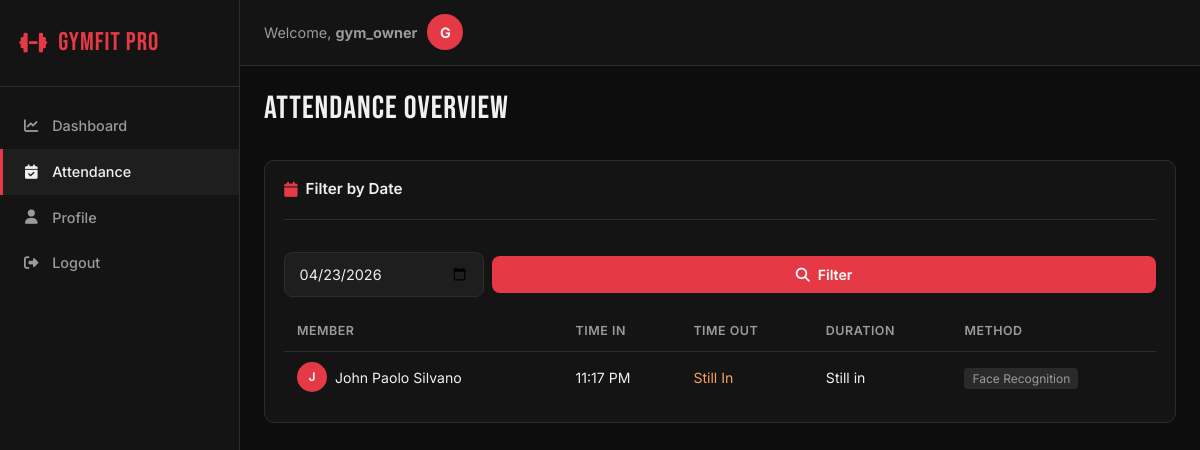
/owner/attendance/ (signed in), run on the app's committed database.
### gym_app/models.py (models this page shows, shortened)
class Attendance(models.Model):
    LOGIN_METHOD = [
        ('face', 'Face Recognition'),
        ('manual', 'Manual'),
        ('google', 'Google Login'),
    ]
    user = models.ForeignKey(User, on_delete=models.CASCADE, related_name='attendance')
    date = models.DateField(default=timezone.now)
    time_in = models.TimeField(default=timezone.now)
    time_out = models.TimeField(null=True, blank=True)
    login_method = models.CharField(max_length=20, choices=LOGIN_METHOD, default='face')
    notes = models.TextField(blank=True, null=True)
    class Meta:
        ordering = ['-date', '-time_in']
    @property
    def duration(self):
        return "Still in"

### gym_app/views.py (the view)
# urls.py: path('owner/attendance/', views.owner_attendance, name='owner_attendance'),
@login_required
def owner_attendance(request):
    get_object_or_404(UserProfile, user=request.user, is_owner=True)
    today       = date.today()
    filter_date = request.GET.get('date', today.strftime('%Y-%m-%d'))
    context = {
        'attendances': Attendance.objects.filter(date=filter_date).select_related('user'),
        'filter_date': filter_date,
    }
    return render(request, 'owner/owner_attendance.html', context)

### templates/owner/owner_attendance.html (shortened to what this page needs)
{% extends 'base.html' %}
{% block content %}
<div class="page-header">
    <h1 class="page-title">Attendance Overview</h1>
</div>
<div class="dash-card">
    <div class="dash-card-header">
        <h3><i class="fas fa-calendar"></i> Filter by Date</h3>
    </div>
    <form method="GET" class="d-flex gap-2 align-items-center" style="padding:1rem 0">
        <input type="date" name="date" value="{{ filter_date }}" class="form-control" style="max-width:200px">
        <button type="submit" class="btn-face btn-start" style="padding:0.5rem 1.2rem">
            <i class="fas fa-search"></i> Filter
        </button>
    </form>
    <table class="data-table">
        <thead>
            <tr><th>Member</th><th>Time In</th><th>Time Out</th><th>Duration</th><th>Method</th></tr>
        </thead>
        <tbody>
            {% for att in attendances %}
            <tr>
                <td>
                    <div class="member-name">
                        <div class="member-avatar">{{ att.user.first_name.0|upper|default:att.user.username.0|upper }}</div>
                        {{ att.user.get_full_name|default:att.user.username }}
                    </div>
                </td>
                <td>{{ att.time_in|time:"h:i A" }}</td>
                <td>{% if att.time_out %}{{ att.time_out|time:"h:i A" }}{% else %}<span class="text-warning">Still In</span>{% endif %}</td>
                <td>{{ att.duration }}</td>
                <td><span class="badge-method">{{ att.get_login_method_display }}</span></td>
            </tr>
            {% empty %}
            <tr><td colspan="5" class="text-center py-4">No attendance records for {{ filter_date }}.</td></tr>
            {% endfor %}
        </tbody>
    </table>
</div>
{% endblock %}

### templates/base.html (shortened to what this page needs)
{% load static %}
<!DOCTYPE html>
<html lang="en">
<head>
    <link rel="stylesheet" href="https://cdn.jsdelivr.net/npm/bootstrap@5.3.0/dist/css/bootstrap.min.css">
    <link rel="stylesheet" href="https://cdnjs.cloudflare.com/ajax/libs/font-awesome/6.4.0/css/all.min.css">
    <link rel="stylesheet" href="{% static 'css/main.css' %}">
</head>
<body>
{% if user.is_authenticated %}
<nav class="sidebar" id="sidebar">
    <div class="sidebar-brand">
        <i class="fas fa-dumbbell"></i>
        <span>GymFit Pro</span>
    </div>
    <ul class="sidebar-nav">
        {% if user.profile.is_owner %}
        <li><a href="{% url 'owner_dashboard' %}" class="{% if request.resolver_match.url_name == 'owner_dashboard' %}active{% endif %}">
            <i class="fas fa-chart-line"></i> Dashboard
        </a></li>
        <li><a href="{% url 'owner_attendance' %}" class="{% if request.resolver_match.url_name == 'owner_attendance' %}active{% endif %}">
            <i class="fas fa-calendar-check"></i> Attendance
        </a></li>
        {% endif %}
        <li><a href="{% url 'profile' %}" class="{% if request.resolver_match.url_name == 'profile' %}active{% endif %}">
            <i class="fas fa-user"></i> Profile
        </a></li>
        <li><a href="{% url 'logout' %}"><i class="fas fa-sign-out-alt"></i> Logout</a></li>
    </ul>
</nav>
<div class="main-content">
    <header class="top-header">
        <div class="header-user">
            <span class="header-greeting">Welcome, <strong>{{ user.first_name|default:user.username }}</strong></span>
            {% if user.profile.google_photo_url %}
            <img src="{{ user.profile.google_photo_url }}" alt="Avatar" class="user-avatar">
            {% else %}
            <div class="user-avatar-placeholder">{{ user.first_name.0|upper|default:user.username.0|upper }}</div>
            {% endif %}
        </div>
    </header>
    <div class="page-content">
        {% block content %}{% endblock %}
    </div>
</div>
{% else %}
{% block full_content %}{% endblock %}
{% endif %}
</body>
</html>

### static/css/main.css (style rules this page uses)
:root { --red: #e63946; --red-dark: #c1121f; --bg: #0d0d0d; --bg2: #141414; --bg3: #1e1e1e; --bg4: #2a2a2a; --border: #2d2d2d; --text: #f0f0f0; --text-muted:#9a9a9a; --green: #2ec4b6; --yellow: #f4a261; --blue: #457b9d; --sidebar-w: 240px; --radius: 10px; }
*, *::before, *::after { box-sizing: border-box; margin: 0; padding: 0; }
body { font-family: 'Inter', sans-serif; background: var(--bg); color: var(--text); min-height: 100vh; }
.sidebar { position: fixed; top: 0; left: 0; width: var(--sidebar-w); height: 100vh; background: var(--bg2); border-right: 1px solid var(--border); display: flex; flex-direction: column; z-index: 100; transition: transform 0.3s ease; }
.sidebar-brand { display: flex; align-items: center; gap: 10px; padding: 1.5rem 1.2rem; font-family: 'Bebas Neue', cursive; font-size: 1.6rem; letter-spacing: 1px; color: var(--red); border-bottom: 1px solid var(--border); }
.sidebar-brand i { font-size: 1.4rem; }
.sidebar-nav { list-style: none; padding: 1rem 0; flex: 1; overflow-y: auto; }
.sidebar-nav li a { display: flex; align-items: center; gap: 12px; padding: 0.75rem 1.2rem; color: var(--text-muted); text-decoration: none; font-size: 0.9rem; font-weight: 500; border-left: 3px solid transparent; transition: all 0.2s; }
.sidebar-nav li a:hover, .sidebar-nav li a.active { color: var(--text); background: var(--bg3); border-left-color: var(--red); }
.sidebar-nav li a i { width: 18px; text-align: center; }
.main-content { margin-left: var(--sidebar-w); min-height: 100vh; display: flex; flex-direction: column; }
.top-header { background: var(--bg2); border-bottom: 1px solid var(--border); padding: 0.9rem 1.5rem; display: flex; align-items: center; justify-content: space-between; position: sticky; top: 0; z-index: 50; }
.header-user { display: flex; align-items: center; gap: 10px; }
.header-greeting { font-size: 0.9rem; color: var(--text-muted); }
.user-avatar-placeholder { width: 36px; height: 36px; border-radius: 50%; background: var(--red); display: flex; align-items: center; justify-content: center; font-weight: 700; font-size: 0.9rem; }
.page-content { padding: 1.5rem; flex: 1; }
.page-header { margin-bottom: 1.5rem; display: flex; align-items: baseline; gap: 1rem; flex-wrap: wrap; }
.page-title { font-family: 'Bebas Neue', cursive; font-size: 2rem; letter-spacing: 1px; color: var(--text); }
.dash-card { background: var(--bg2); border: 1px solid var(--border); border-radius: var(--radius); padding: 1.2rem; }
.dash-card-header { display: flex; align-items: center; justify-content: space-between; margin-bottom: 1rem; padding-bottom: 0.8rem; border-bottom: 1px solid var(--border); }
.dash-card-header h3 { font-size: 0.95rem; font-weight: 600; display: flex; align-items: center; gap: 8px; }
.dash-card-header h3 i { color: var(--red); }
.data-table { width: 100%; border-collapse: collapse; font-size: 0.88rem; }
.data-table th { text-align: left; padding: 0.6rem 0.8rem; color: var(--text-muted); font-weight: 600; border-bottom: 1px solid var(--border); font-size: 0.78rem; text-transform: uppercase; letter-spacing: 0.5px; }
.data-table td { padding: 0.65rem 0.8rem; border-bottom: 1px solid #1e1e1e; vertical-align: middle; }
.data-table tr:last-child td { border-bottom: none; }
.badge-method { background: var(--bg4); color: var(--text-muted); padding: 3px 8px; border-radius: 4px; font-size: 0.75rem; }
.member-name { display: flex; align-items: center; gap: 8px; }
.member-avatar { width: 30px; height: 30px; border-radius: 50%; background: var(--red); display: flex; align-items: center; justify-content: center; font-size: 0.75rem; font-weight: 700; flex-shrink: 0; }
.btn-face { flex: 1; padding: 0.7rem 1rem; border-radius: 8px; border: none; font-weight: 600; font-size: 0.88rem; cursor: pointer; display: flex; align-items: center; justify-content: center; gap: 8px; transition: all 0.2s; text-decoration: none; min-width: 130px; }
.btn-start { background: var(--red); color: #fff; }
.form-control { width: 100%; padding: 0.65rem 0.9rem; background: var(--bg3); border: 1px solid var(--border); color: var(--text); border-radius: 8px; font-size: 0.9rem; transition: border-color 0.2s; }
.text-warning { color: var(--yellow) !important; }

### data on the page
Attendance: user.first_name.0 "J", user.get_full_name "John Paolo Silvano", time_in "11:17 PM", shows "Still In", duration "Still in", login_method "Face Recognition"

### other printed values
{{ user.first_name|default:user.username }} "gym_owner"
{{ user.first_name.0|upper|default:user.username.0|upper }} "G"
